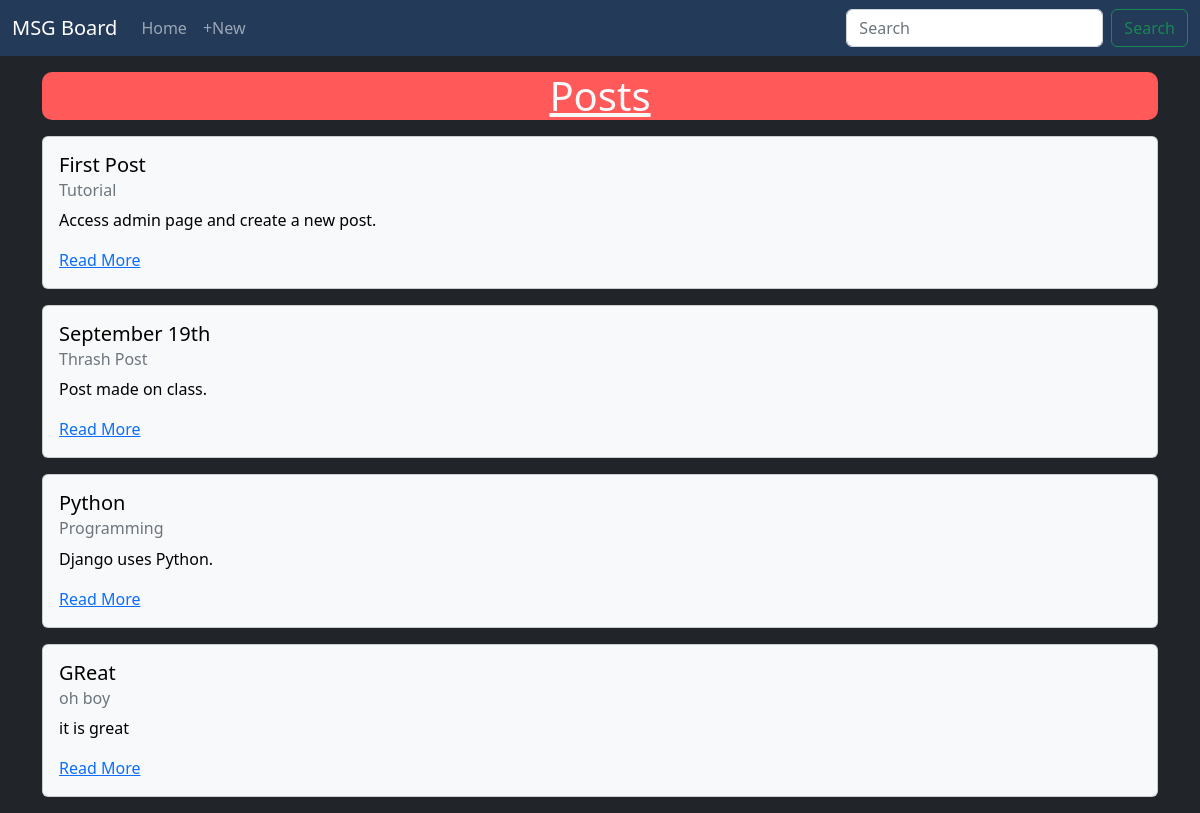
/posts/, run on the app's committed database.
### posts/models.py (models this page shows, shortened)
class Post(models.Model):
    title = models.CharField(max_length=256)
    subtitle = models.CharField(max_length=256)
    body = models.TextField()
    created_on = models.DateTimeField(auto_now_add=True)

### posts/views.py (the view)
# urls.py: path('', PostListView.as_view(), name='list'),
class PostListView(ListView):
    template_name: str="posts/list.html"
    model = Post

### templates/posts/list.html (shortened to what this page needs)
{% extends 'base.html' %}
{% block content %}
<div class="container">
    <h1 class="text-center title" style="background-color: #ff5959; border-radius: 10px">Posts</h1>
</div>
<div class="container">
    {% for post in post_list %}
    <div class="card text-bg-light my-3">
        <div class="card-body">
            <h5 class="card-title">{{ post.title }}</h5>
            <h6 class="card-subtitle mb-2 text-muted">{{ post.subtitle }}</h6>
            <p class="card-text">{{ post.body|truncatechars:500 }}</p>
            <a href="{% url 'detail' post.id %}" class="card-link">Read More</a>
        </div>
    </div>
    {% endfor %}
</div>
{% endblock content %}

### templates/base.html (shortened to what this page needs)
{% load static %}
<!DOCTYPE html>
<html lang="en">
<head>
    <link href="https://cdn.jsdelivr.net/npm/bootstrap@5.2.1/dist/css/bootstrap.min.css" rel="stylesheet">
    <link rel="stylesheet" href="{% static 'css/base.css' %}">
</head>
<body class="bg-dark text-light">
    <nav class="navbar navbar-dark navbar-expand-lg mb-3" style="background-color: #233a58">
        <div class="container-fluid">
            <a class="navbar-brand" href="{% url 'list' %}">MSG Board</a>
            <div class="collapse navbar-collapse" id="navbarSupportedContent">
                <ul class="navbar-nav me-auto mb-2 mb-lg-0">
                    <li class="nav-item">
                        <a class="nav-link" href="{% url 'list' %}">Home</a>
                    </li>
                    <li class="nav-item">
                        <a class="nav-link" href="{% url 'new' %}">+New</a>
                    </li>
                </ul>
                <form class="d-flex" role="search">
                    <input class="form-control me-2" type="search" placeholder="Search" aria-label="Search">
                    <button class="btn btn-outline-success" type="submit">Search</button>
                </form>
            </div>
        </div>
    </nav>
    {% block content %}
    {% endblock content %}
</body>
</html>

### static/css/base.css (style rules this page uses)
.title { text-decoration: underline; }

### data on the page
Post: title "First Post", subtitle "Tutorial", body "Access admin page and create a new post."
Post: title "September 19th", subtitle "Thrash Post", body "Post made on class."
Post: title "Python", subtitle "Programming", body "Django uses Python."
Post: title "GReat", subtitle "oh boy", body "it is great"
